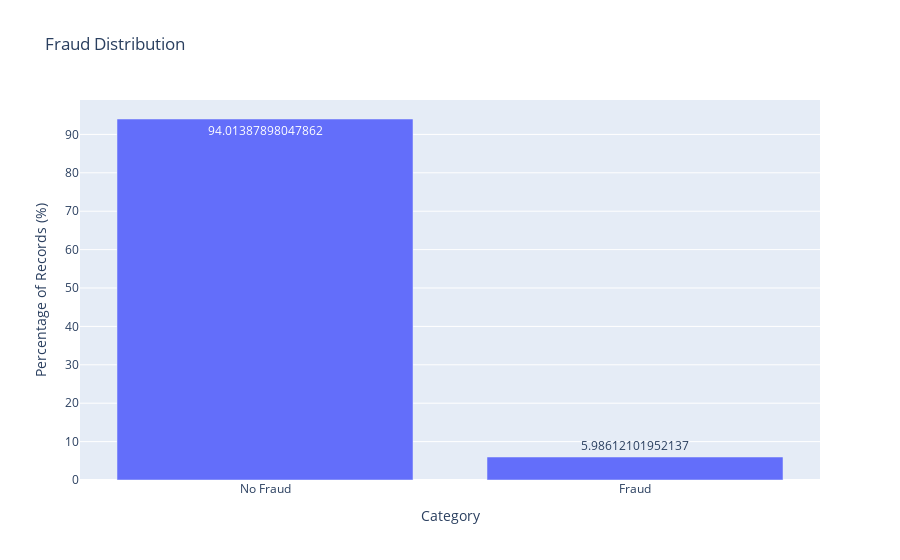

The notebook cell this image was saved under:
### Markdown cell above
To see the imbalance of our data for the chosen target value, we can use the following code:

### Code cell
import plotly.express as px

# Calculate the percentages
no_fraud_percentage = len(df[df['FraudFound_P'] == 0]) / len(df) * 100
fraud_percentage = len(df[df['FraudFound_P'] == 1]) / len(df) * 100

# Create a new DataFrame for plotting
cats = {
    'Category': ['No Fraud', 'Fraud'],
    'Percentage': [no_fraud_percentage, fraud_percentage]
    }

print(no_fraud_percentage, '% of records not commited fraud out of all')
print(fraud_percentage, '% of records did commit a fraud out of all')

plot_df = pd.DataFrame(cats)

# Create a bar plot using Plotly Express
fig = px.bar(plot_df, x='Category', y='Percentage', text='Percentage',
             labels={'Percentage': 'Percentage of Records (%)'},
             title='Fraud Distribution')

# Show the plot
fig.show()

### Figure 1 — Plotly figure (JSON) as saved in the notebook; plotly's stock layout.template omitted (floating-point values rounded to 4 significant figures)
{"data": [{"alignmentgroup": "True", "hovertemplate": "Category=%{x}<br>Percentage of Records (%)=%{text}<extra></extra>", "legendgroup": "", "marker": {"color": "#636efa", "pattern": {"shape": ""}}, "name": "", "offsetgroup": "", "orientation": "v", "showlegend": false, "text": [94.01, 5.986], "textposition": "auto", "type": "bar", "x": ["No Fraud", "Fraud"], "xaxis": "x", "y": [94.01, 5.986], "yaxis": "y"}], "layout": {"autosize": true, "barmode": "relative", "legend": {"tracegroupgap": 0}, "title": {"text": "Fraud Distribution"}, "xaxis": {"anchor": "y", "autorange": true, "domain": [0, 1], "range": [-0.5, 1.5], "title": {"text": "Category"}, "type": "category"}, "yaxis": {"anchor": "x", "autorange": true, "domain": [0, 1], "range": [0, 98.96], "title": {"text": "Percentage of Records (%)"}, "type": "linear"}}}
